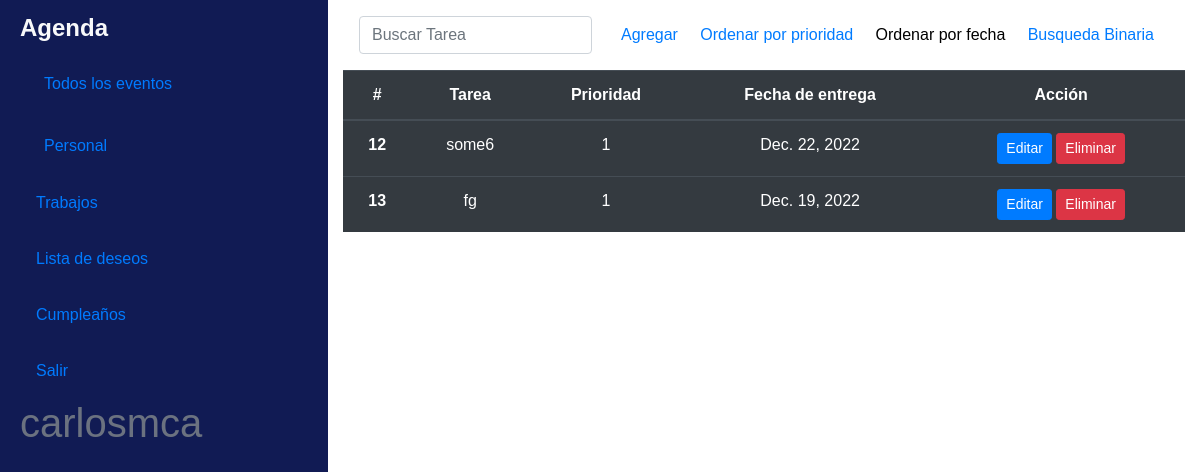
The app's page / (signed in), older data.
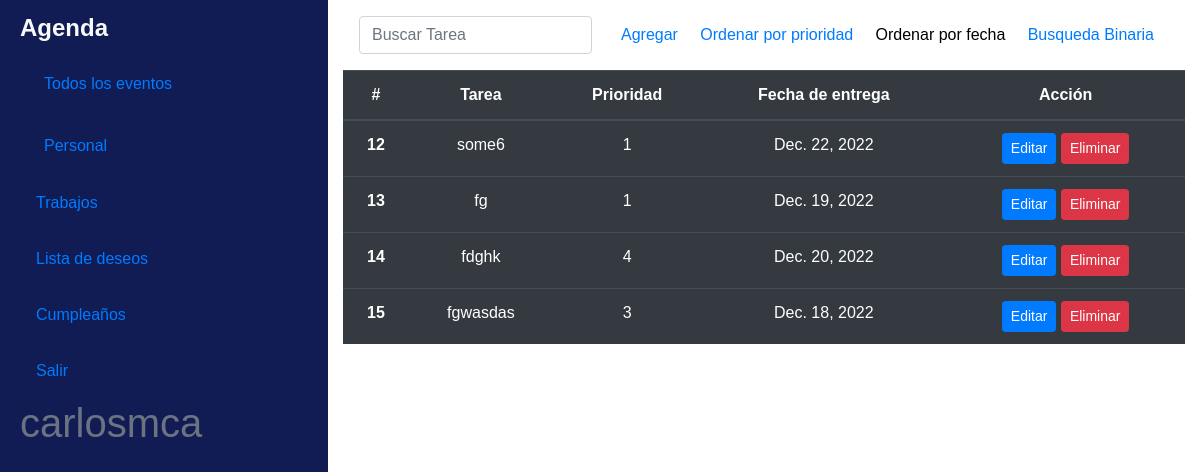
The same page, newer data.
### main/models.py (models this page shows)
class Tarea(models.Model):
    prioridad = models.IntegerField(default=1)
    tarea = models.CharField(max_length=100)
    fecha_entrega = models.DateField(null=True)
    user = models.ForeignKey(User, null=True, on_delete=models.CASCADE)
    def __str__(self):
        return self.tarea

### main/views.py (the view)
# urls.py: 2. Add a URL to urlpatterns:  path('', views.home, name='home')
@login_required
def home(request):
    tareas_list = list(Tarea.objects.filter(user=request.user))
    context = {'tareas': tareas_list}
    return render(request, 'home/home.html', context)

### main/templates/home/home.html
{% extends 'base.html' %} {% load static %} {% block content %}
<div class="container text-center">
  <table class="table table-dark">
    <thead>
      <tr>
        <th scope="col">#</th>
        <th scope="col">Tarea</th>
        <th scope="col">Prioridad</th>
        <th scope="col">Fecha de entrega</th>
        <th scope="col">Acción</th>
      </tr>
    </thead>
    <tbody>
      {% for tarea in tareas %}
      <tr>
        <th scope="row">{{ tarea.id }}</th>
        <td>{{tarea}}</td>
        <td>{{tarea.prioridad}}</td>
        <td>{{tarea.fecha_entrega}}</td>
        <td>
          <a
            class="btn btn-primary btn-sm"
            href="{% url 'editar' tarea.id %}"
            >Editar</a
          >
          <a
            class="btn btn-danger btn-sm"
            href="{% url 'eliminar' tarea.id %}"
            >Eliminar</a
          >
        </td>
      </tr>
      {% endfor %}
    </tbody>
  </table>
</div>
{% endblock content %}

### main/templates/base.html (shortened to what this page needs)
{% load static %}
<!DOCTYPE html>
<html lang="en">
  <head>
    <link
      href="https://unpkg.com/ionicons@4.5.10-0/dist/css/ionicons.min.css"
      rel="stylesheet"
    />
    <link
      rel="stylesheet"
      href="http://cdnjs.cloudflare.com/ajax/libs/font-awesome/5.15.4/css/all.min.css"
    />
    <link
      rel="stylesheet"
      href="{% static 'css/bootstrap.min.css' %}"
    />
    <link rel="stylesheet" href="{% static 'css/style.css' %}" />
  </head>
  <body>
    {% if request.user.is_authenticated %}
    <div class="d-flex">
      <div id="sidebar-container" class="bg-primary">
        <div class="logo">
          <h4 class="text-light font-weight-bold">Agenda</h4>
          <div class="menu">
            <a href="{% url 'home' %}" class="d-block p-3"
              > Todos los
              eventos</a
            >
            <a href="{% url 'personal' %}" class="d-block p-3"
              >Personal</a
            >
            <a href="{% url 'trabajos' %}" class="d-block p-3"
              > Trabajos</a
            >
            <a href="{% url 'lista' %}" class="d-block p-3"
              > Lista de deseos</a
            >
            <a href="{% url 'birthday' %}" class="d-block p-3"
              > Cumpleaños</a
            >
            <a href="{% url 'logout' %}" class="d-block p-3"
              >Salir</a
            >
            <h1>{{request.user}}</h1>
          </div>
        </div>
      </div>
      <div class="w-100">
        <nav class="navbar navbar-expand-lg navbar-light bg-light">
          <div class="container">
            <form
              class="form-inline position-relative my-2 d-inline-block"
            >
              <input
                class="form-control mr-sm-2"
                type="search"
                placeholder="Buscar Tarea"
                aria-label="Buscar Tarea"
              />
              <button
                class="btn btn-search position-absolute"
                type="submit"
              >
              </button>
            </form>
            <div class="container text-center">
              <button>
                <a href="{% url 'add' %}"> Agregar</a>
              </button>
              <a href="{% url 'heap' %}">Ordenar por prioridad</a>
              <button>Ordenar por fecha</button>
              <a href="{% url 'binarySearch' %}">Busqueda Binaria</a>
            </div>
          </div>
        </nav>
        {% endif %} {% block content %} {% endblock content %}
      </div>
    </div>
  </body>
</html>

### main/static/css/style.css (style rules this page uses)
:root { --primary: #111b54; --light: #ffffff; --gray: #6b7280; --dark: #a5a6a7; --darker: #1f2937; --darkest: #cccccf; --pink: #333232; --purple: #5e5d5d; }
* { box-sizing: border-box; margin: 0; font-family: "Fira sans", sans-serif; }
body { display: flex; flex-direction: column; min-height: 100vh; overflow: hidden; font-family: "Muli", sans-serif; font-weight: 300; color: var(--primary); }
h1 { color: var(--gray); font-size: 2.5rem; font-weight: 300; margin-bottom: 1rem; }
input, button { appearance: none; border: none; outline: none; background: none; }
.bg-primary { background-color: var(--primary) !important; }
.bg-light { background-color: var(--light) !important; }
#sidebar-container { min-height: 100vh; }
#sidebar-container .logo { padding: 0.875rem 1.25rem; }
#sidebar-container .menu { width: 18rem; }
.btn-search { right: 5px; }

Row changes from the older to the newer data that the page shows:
added Tarea: id "14", tarea "fdghk", prioridad "4", fecha_entrega "Dec. 20, 2022"
added Tarea: id "15", tarea "fgwasdas", prioridad "3", fecha_entrega "Dec. 18, 2022"
